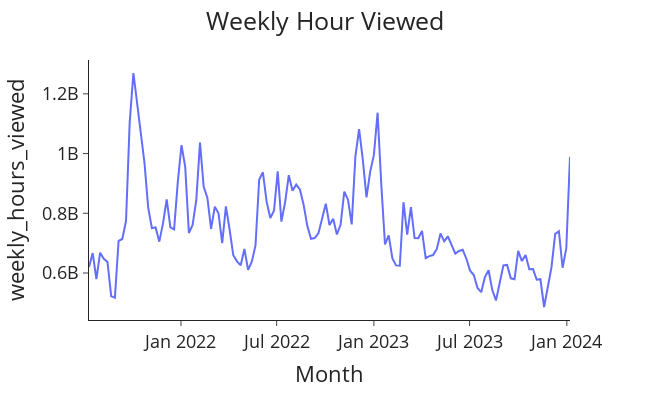

Notebook code cell kept with this figure:
### Code cell
def plot_views(df: pd.DataFrame, y: str) -> None:
    """General function to plot the passenger data."""

    fig = px.line(df, x="week", y=y, labels={"week": "Month"})
    fig.update_layout(template="simple_white", font=dict(size=18), title_text="Weekly Hour Viewed",
                      width=650, title_x=0.5, height=400)

    return fig.show()

plot_views(df_total, "weekly_hours_viewed")

### Figure 1 — Plotly figure (JSON) as saved in the notebook; plotly's stock layout.template omitted (floating-point values rounded to 4 significant figures; data arrays with more than 128 entries replaced by an {"elided": "..."} marker saying what was removed)
{"data": [{"hovertemplate": "Month=%{x}<br>weekly_hours_viewed=%{y}<extra></extra>", "legendgroup": "", "line": {"color": "#636efa", "dash": "solid"}, "marker": {"symbol": "circle"}, "mode": "lines", "name": "", "orientation": "v", "showlegend": false, "type": "scatter", "x": {"elided": "131 str values"}, "xaxis": "x", "y": {"elided": "131 int values"}, "yaxis": "y"}], "layout": {"font": {"size": 18}, "height": 400, "legend": {"tracegroupgap": 0}, "margin": {"t": 60}, "title": {"text": "Weekly Hour Viewed", "x": 0.5}, "width": 650, "xaxis": {"anchor": "y", "domain": [0, 1], "title": {"text": "Month"}}, "yaxis": {"anchor": "x", "domain": [0, 1], "title": {"text": "weekly_hours_viewed"}}}}
